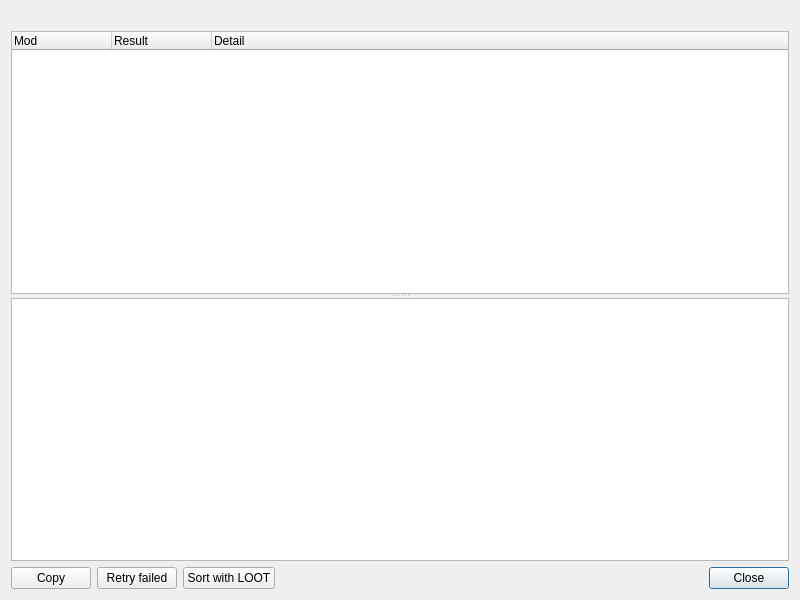
<?xml version="1.0" encoding="UTF-8"?>
<ui version="4.0">
 <class>SummaryDialog</class>
 <widget class="QDialog" name="SummaryDialog">
  <property name="geometry">
   <rect>
    <x>0</x>
    <y>0</y>
    <width>800</width>
    <height>600</height>
   </rect>
  </property>
  <property name="windowTitle">
   <string>Import summary</string>
  </property>
  <layout class="QVBoxLayout" name="mainLayout">
   <item>
    <widget class="QLabel" name="countsLabel">
     <property name="wordWrap">
      <bool>true</bool>
     </property>
     <property name="textFormat">
      <enum>Qt::PlainText</enum>
     </property>
    </widget>
   </item>
   <item>
    <widget class="QSplitter" name="splitter">
     <property name="orientation">
      <enum>Qt::Vertical</enum>
     </property>
     <property name="childrenCollapsible">
      <bool>false</bool>
     </property>
     <widget class="QTreeWidget" name="rows">
      <property name="rootIsDecorated">
       <bool>false</bool>
      </property>
      <property name="alternatingRowColors">
       <bool>true</bool>
      </property>
      <column>
       <property name="text">
        <string>Mod</string>
       </property>
      </column>
      <column>
       <property name="text">
        <string>Result</string>
       </property>
      </column>
      <column>
       <property name="text">
        <string>Detail</string>
       </property>
      </column>
      <column>
       <property name="text">
        <string/>
       </property>
      </column>
     </widget>
     <widget class="QPlainTextEdit" name="details">
      <property name="readOnly">
       <bool>true</bool>
      </property>
     </widget>
    </widget>
   </item>
   <item>
    <layout class="QHBoxLayout" name="buttonsLayout">
     <item>
      <widget class="QPushButton" name="copy">
       <property name="text">
        <string>Copy</string>
       </property>
       <property name="toolTip">
        <string>Copies the whole summary as text</string>
       </property>
      </widget>
     </item>
     <item>
      <widget class="QPushButton" name="retry">
       <property name="text">
        <string>Retry failed</string>
       </property>
      </widget>
     </item>
     <item>
      <widget class="QPushButton" name="loot">
       <property name="text">
        <string>Sort with LOOT</string>
       </property>
      </widget>
     </item>
     <item>
      <spacer name="buttonsSpacer">
       <property name="orientation">
        <enum>Qt::Horizontal</enum>
       </property>
       <property name="sizeHint" stdset="0">
        <size>
         <width>20</width>
         <height>10</height>
        </size>
       </property>
      </spacer>
     </item>
     <item>
      <widget class="QPushButton" name="close">
       <property name="text">
        <string>Close</string>
       </property>
       <property name="default">
        <bool>true</bool>
       </property>
      </widget>
     </item>
    </layout>
   </item>
  </layout>
 </widget>
 <resources/>
 <connections>
  <connection>
   <sender>close</sender>
   <signal>clicked()</signal>
   <receiver>SummaryDialog</receiver>
   <slot>accept()</slot>
  </connection>
 </connections>
</ui>
